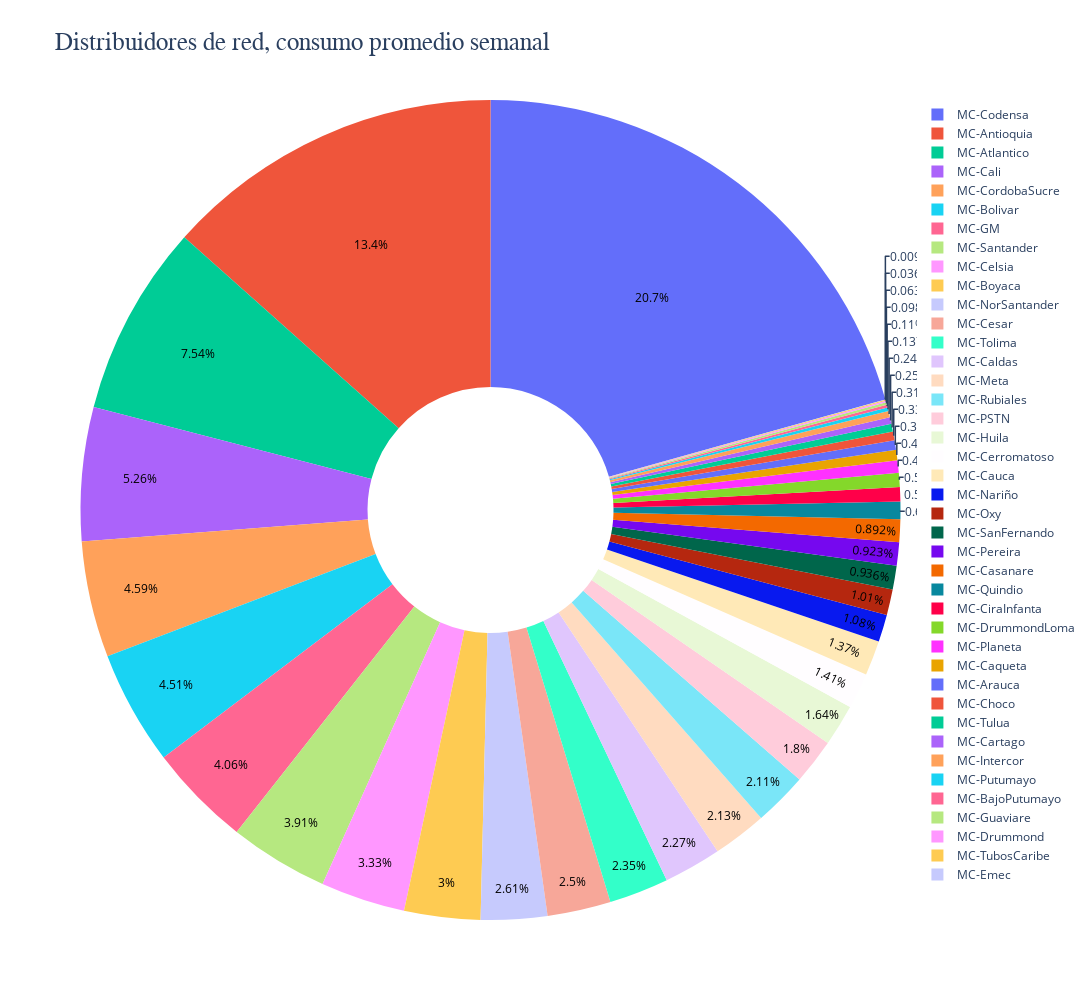

This figure's notebook cell:
### Code cell
piechart = px.pie(data_frame = consumo_semanal_2,
                  values='consumo_promedio_semanal',
                  names='Operadores_de_red',
                  hole=0.3,
                  title='Distribuidores de red, consumo promedio semanal',
                  width=1200,                   # figure width in pixels
                  height=1000,                   # figure height in pixels
                  template = 'plotly_white',
                  )
piechart.update_traces(hoverinfo='label+percent',insidetextfont=dict(color='black'))
piechart.update_layout(legend={'itemclick':False,'itemdoubleclick':False})
piechart.update_layout(title=dict(font=dict(family='JetBrains Mono',size=25)))
piechart.show()

### Figure 1 — Plotly figure (JSON) as saved in the notebook; plotly's stock layout.template omitted (floating-point values rounded to 4 significant figures)
{"data": [{"domain": {"x": [0, 1], "y": [0, 1]}, "hole": 0.3, "hoverinfo": "label+percent", "hoverlabel": {"namelength": 0}, "hovertemplate": "Operadores_de_red=%{label}<br>consumo_promedio_semanal=%{value}", "insidetextfont": {"color": "black"}, "labels": ["MC-Antioquia", "MC-Arauca", "MC-Atlantico", "MC-BajoPutumayo", "MC-Bolivar", "MC-Boyaca", "MC-Caldas", "MC-Cali", "MC-Caqueta", "MC-Cartago", "MC-Casanare", "MC-Cauca", "MC-Celsia", "MC-Cerromatoso", "MC-Cesar", "MC-Choco", "MC-CiraInfanta", "MC-Codensa", "MC-CordobaSucre", "MC-Drummond", "MC-DrummondLoma", "MC-Emec", "MC-GM", "MC-Guaviare", "MC-Huila", "MC-Intercor", "MC-Meta", "MC-Nariño", "MC-NorSantander", "MC-Oxy", "MC-PSTN", "MC-Pereira", "MC-Planeta", "MC-Putumayo", "MC-Quindio", "MC-Rubiales", "MC-SanFernando", "MC-Santander", "MC-Tolima", "MC-TubosCaribe", "MC-Tulua"], "legendgroup": "", "name": "", "showlegend": true, "type": "pie", "values": [8318.0, 236.6, 4670.0, 68.39, 2794.0, 1858.0, 1407.0, 3260.0, 255.0, 160.5, 552.8, 848.7, 2067.0, 872.4, 1550.0, 209.8, 352.5, 12800.0, 2844.0, 39.38, 343.9, 6.165, 2515.0, 60.99, 1018.0, 154.5, 1320.0, 669.7, 1618.0, 625.5, 1113.0, 572.1, 297.3, 85.2, 425.9, 1309.0, 580.2, 2421.0, 1453.0, 22.28, 193.4]}], "layout": {"height": 1000, "legend": {"itemclick": false, "itemdoubleclick": false, "tracegroupgap": 0}, "title": {"font": {"family": "JetBrains Mono", "size": 25}, "text": "Distribuidores de red, consumo promedio semanal"}, "width": 1200}}
